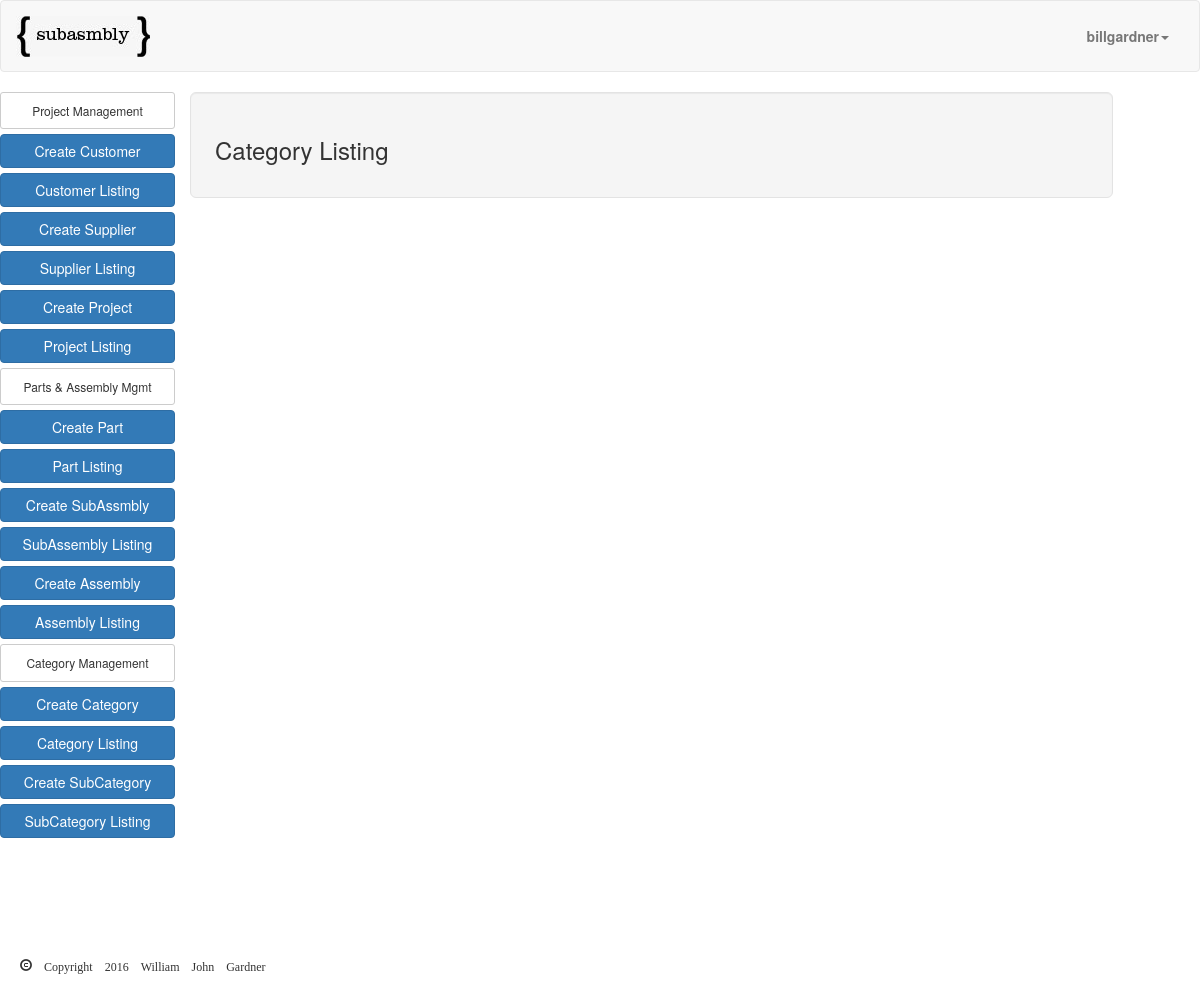
The page /category_list/ (signed in) on the database as committed earlier.
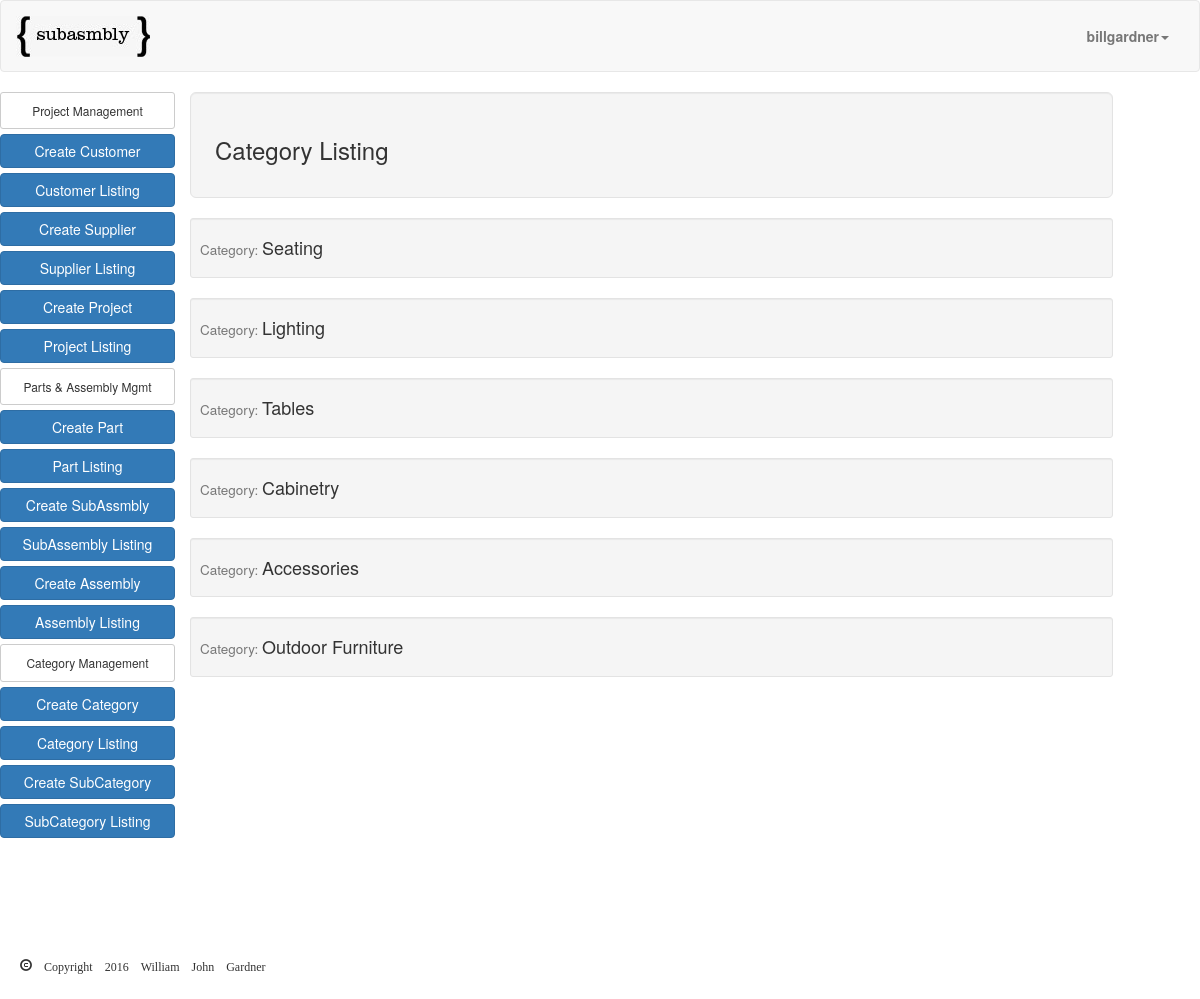
The same page on the database as committed later.
### app/models.py (models this page shows, shortened)
class Category(models.Model):
    user = models.ForeignKey("auth.User")
    category = models.CharField(max_length=30)

### app/views.py (the view)
# urls.py: url(r'^category_list/$', login_required(CategoryListView.as_view()), name="category_list_view"),
class CategoryListView(ListView):
    model = Category
    def get_queryset(self):
        return Category.objects.filter(user=self.request.user)

### templates/app/category_list.html
{% extends "bom.html" %}
{% block content %}
<div class="row">
  <div class="col-md-12 well well-lg">
    <h3 class="pull-left">Category Listing</h3>
  </div>
        {% for object in object_list %}
            <div class="col-md-12 well well-sm">
              <h4><small>Category: </small>{{object.category}}</h4>
            </div>
        {% endfor %}
  </div>
</div>
{% endblock %}

Rows that differ between the two databases and show on the page:
added Category: category "Seating"
added Category: category "Lighting"
added Category: category "Tables"
added Category: category "Cabinetry"
added Category: category "Accessories"
added Category: category "Outdoor Furniture"
